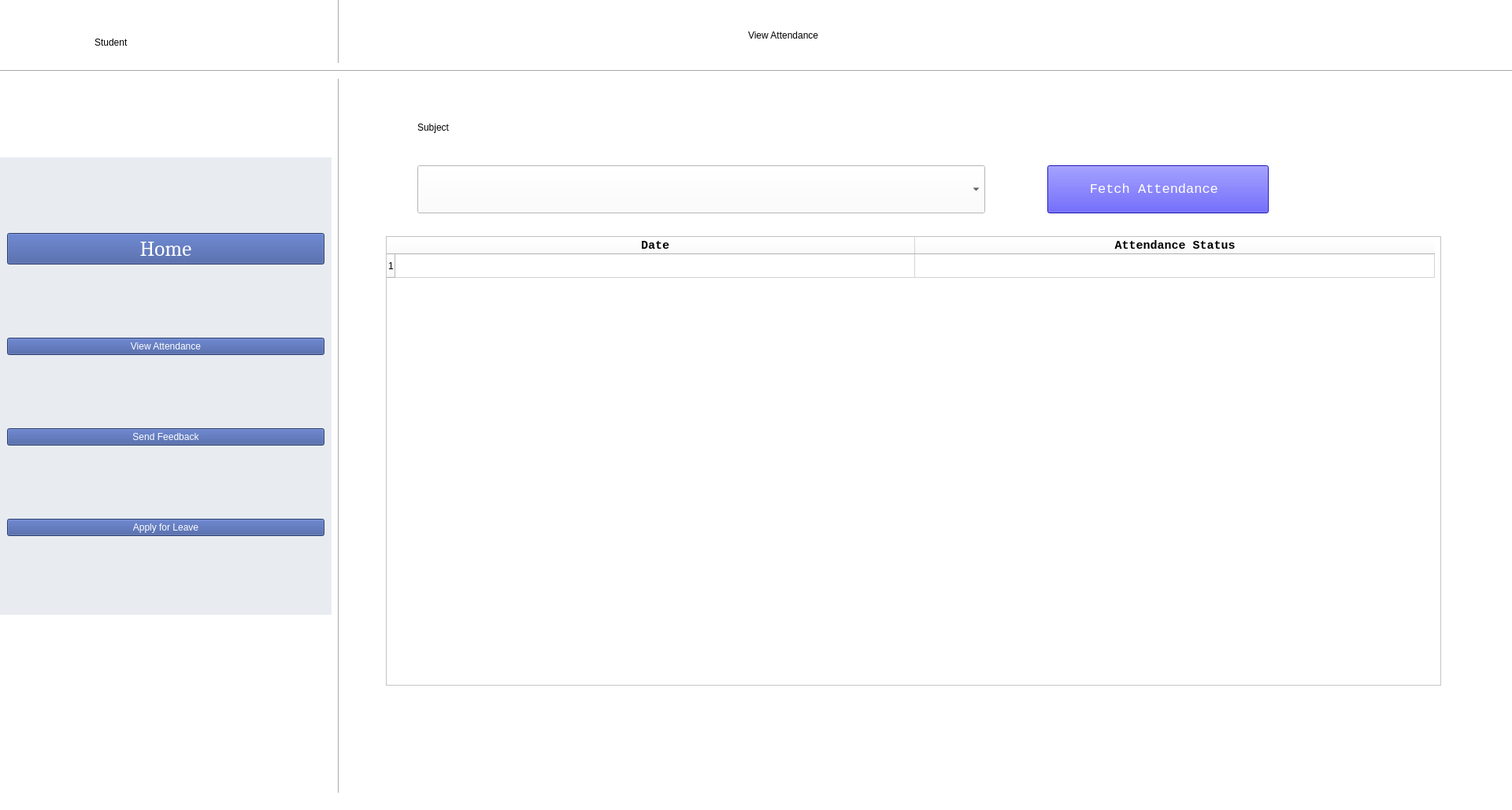
<?xml version="1.0" encoding="UTF-8"?>
<ui version="4.0">
 <class>StudentViewAttendance</class>
 <widget class="QMainWindow" name="StudentViewAttendance">
  <property name="enabled">
   <bool>true</bool>
  </property>
  <property name="geometry">
   <rect>
    <x>0</x>
    <y>0</y>
    <width>1920</width>
    <height>1029</height>
   </rect>
  </property>
  <property name="cursor">
   <cursorShape>ArrowCursor</cursorShape>
  </property>
  <property name="windowTitle">
   <string>Staff Take Attendance Page</string>
  </property>
  <property name="layoutDirection">
   <enum>Qt::LeftToRight</enum>
  </property>
  <property name="styleSheet">
   <string notr="true">background-color: rgb(241, 229, 231);
background-color: rgb(255, 255, 255);</string>
  </property>
  <widget class="QWidget" name="centralwidget">
   <widget class="Line" name="line">
    <property name="geometry">
     <rect>
      <x>420</x>
      <y>-50</y>
      <width>20</width>
      <height>1081</height>
     </rect>
    </property>
    <property name="orientation">
     <enum>Qt::Vertical</enum>
    </property>
   </widget>
   <widget class="Line" name="line_2">
    <property name="geometry">
     <rect>
      <x>0</x>
      <y>80</y>
      <width>1931</width>
      <height>20</height>
     </rect>
    </property>
    <property name="orientation">
     <enum>Qt::Horizontal</enum>
    </property>
   </widget>
   <widget class="QLabel" name="ViewAttendance_l">
    <property name="geometry">
     <rect>
      <x>950</x>
      <y>10</y>
      <width>481</width>
      <height>70</height>
     </rect>
    </property>
    <property name="cursor">
     <cursorShape>BlankCursor</cursorShape>
    </property>
    <property name="styleSheet">
     <string notr="true">color: rgb(0, 0, 0);
font: 42pt &quot;Microsoft Himalaya&quot;;</string>
    </property>
    <property name="text">
     <string>View Attendance</string>
    </property>
   </widget>
   <widget class="QLabel" name="Subject_l">
    <property name="geometry">
     <rect>
      <x>530</x>
      <y>130</y>
      <width>171</width>
      <height>63</height>
     </rect>
    </property>
    <property name="styleSheet">
     <string notr="true">font: 38pt &quot;Microsoft Himalaya&quot;;</string>
    </property>
    <property name="text">
     <string>Subject</string>
    </property>
    <property name="buddy">
     <cstring>Subject_l</cstring>
    </property>
   </widget>
   <widget class="QComboBox" name="Subject_cmb">
    <property name="geometry">
     <rect>
      <x>530</x>
      <y>210</y>
      <width>721</width>
      <height>61</height>
     </rect>
    </property>
    <property name="font">
     <font>
      <family>Cambria Math</family>
      <pointsize>16</pointsize>
      <weight>75</weight>
      <bold>true</bold>
     </font>
    </property>
    <property name="cursor">
     <cursorShape>PointingHandCursor</cursorShape>
    </property>
    <property name="inputMethodHints">
     <set>Qt::ImhNone</set>
    </property>
    <property name="insertPolicy">
     <enum>QComboBox::InsertAlphabetically</enum>
    </property>
   </widget>
   <widget class="QPushButton" name="FetchAttendance_b">
    <property name="geometry">
     <rect>
      <x>1330</x>
      <y>210</y>
      <width>281</width>
      <height>61</height>
     </rect>
    </property>
    <property name="font">
     <font>
      <family>Consolas</family>
      <pointsize>13</pointsize>
      <weight>50</weight>
      <italic>false</italic>
      <bold>false</bold>
     </font>
    </property>
    <property name="cursor">
     <cursorShape>PointingHandCursor</cursorShape>
    </property>
    <property name="styleSheet">
     <string notr="true">font: 13pt &quot;Consolas&quot;;
selection-color: rgb(85, 170, 255);
color: rgb(255, 255, 255);
background-color: rgb(33, 23, 251);</string>
    </property>
    <property name="text">
     <string>Fetch Attendance </string>
    </property>
   </widget>
   <widget class="QTableWidget" name="TakeAttendance_t">
    <property name="geometry">
     <rect>
      <x>490</x>
      <y>300</y>
      <width>1340</width>
      <height>571</height>
     </rect>
    </property>
    <property name="cursor" stdset="0">
     <cursorShape>PointingHandCursor</cursorShape>
    </property>
    <property name="selectionMode">
     <enum>QAbstractItemView::SingleSelection</enum>
    </property>
    <property name="selectionBehavior">
     <enum>QAbstractItemView::SelectRows</enum>
    </property>
    <property name="rowCount">
     <number>1</number>
    </property>
    <attribute name="horizontalHeaderDefaultSectionSize">
     <number>660</number>
    </attribute>
    <row/>
    <column>
     <property name="text">
      <string>Date</string>
     </property>
     <property name="font">
      <font>
       <family>Consolas</family>
       <pointsize>11</pointsize>
       <weight>75</weight>
       <bold>true</bold>
      </font>
     </property>
    </column>
    <column>
     <property name="text">
      <string>Attendance Status</string>
     </property>
     <property name="font">
      <font>
       <family>Consolas</family>
       <pointsize>11</pointsize>
       <weight>75</weight>
       <bold>true</bold>
      </font>
     </property>
    </column>
   </widget>
   <widget class="QLabel" name="Staff_l">
    <property name="geometry">
     <rect>
      <x>120</x>
      <y>20</y>
      <width>211</width>
      <height>67</height>
     </rect>
    </property>
    <property name="cursor">
     <cursorShape>BlankCursor</cursorShape>
    </property>
    <property name="styleSheet">
     <string notr="true">font: 40pt &quot;Microsoft Himalaya&quot;;</string>
    </property>
    <property name="text">
     <string>Student</string>
    </property>
   </widget>
   <widget class="QFrame" name="verticalFrame">
    <property name="geometry">
     <rect>
      <x>0</x>
      <y>200</y>
      <width>421</width>
      <height>581</height>
     </rect>
    </property>
    <property name="styleSheet">
     <string notr="true">background-color: rgb(232, 236, 241);</string>
    </property>
    <layout class="QVBoxLayout" name="verticalLayout">
     <item>
      <widget class="QPushButton" name="Home_b">
       <property name="font">
        <font>
         <family>Cambria</family>
         <pointsize>20</pointsize>
         <weight>50</weight>
         <italic>false</italic>
         <bold>false</bold>
        </font>
       </property>
       <property name="cursor">
        <cursorShape>PointingHandCursor</cursorShape>
       </property>
       <property name="styleSheet">
        <string notr="true">font: 20pt &quot;Cambria&quot;;
background-color: rgb(58, 83, 155);
color: rgb(255, 255, 255);</string>
       </property>
       <property name="text">
        <string>Home</string>
       </property>
      </widget>
     </item>
     <item>
      <widget class="QPushButton" name="ViewAttendance_b">
       <property name="cursor">
        <cursorShape>PointingHandCursor</cursorShape>
       </property>
       <property name="styleSheet">
        <string notr="true">font: 20pt &quot;Cambria&quot;;
background-color: rgb(58, 83, 155);
color: rgb(255, 255, 255);</string>
       </property>
       <property name="text">
        <string>View Attendance</string>
       </property>
      </widget>
     </item>
     <item>
      <widget class="QPushButton" name="StudentFeedback_b">
       <property name="cursor">
        <cursorShape>PointingHandCursor</cursorShape>
       </property>
       <property name="styleSheet">
        <string notr="true">font: 20pt &quot;Cambria&quot;;
background-color: rgb(58, 83, 155);
color: rgb(255, 255, 255);</string>
       </property>
       <property name="text">
        <string>Send Feedback</string>
       </property>
      </widget>
     </item>
     <item>
      <widget class="QPushButton" name="StudentLeave_b">
       <property name="cursor">
        <cursorShape>PointingHandCursor</cursorShape>
       </property>
       <property name="styleSheet">
        <string notr="true">font: 20pt &quot;Cambria&quot;;
background-color: rgb(58, 83, 155);
color: rgb(255, 255, 255);</string>
       </property>
       <property name="text">
        <string>Apply for Leave</string>
       </property>
      </widget>
     </item>
    </layout>
   </widget>
  </widget>
  <widget class="QStatusBar" name="statusbar"/>
 </widget>
 <resources/>
 <connections/>
</ui>
